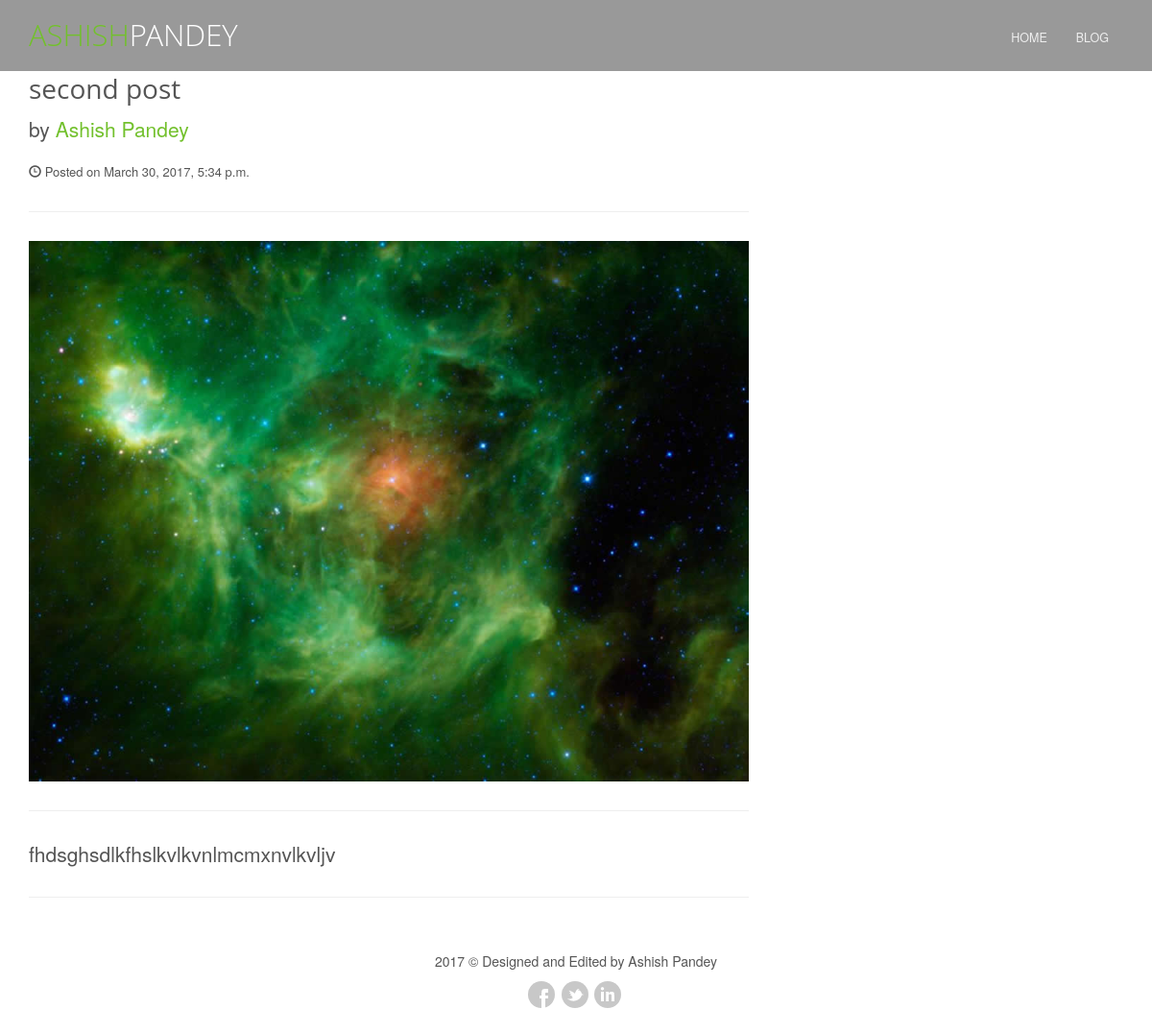
The page /read/fff/ on the database its author committed.
### blog/models.py (models this page shows, shortened)
class Entry(models.Model):
    title = models.CharField(max_length=255)
    slug = models.SlugField(unique=True)
    created = models.DateTimeField(auto_now_add=True)
    modified = models.DateTimeField(auto_now=True)
    image = models.ImageField(upload_to='media',default='No image')
    perex = models.TextField(max_length=2000,default='Oops Nothing here!!')
    content = models.TextField()
    def __str__(self):
        return self.title
    class Meta:
        verbose_name="Blog"
        verbose_name_plural= "Blogs"
        ordering = ["-created"]

### blog/views.py (the view)
# urls.py: url(r'^read/(?P<slug>[\w-]+)/$', views.post, name='post'),
def post(request, slug):
	post = get_object_or_404(models.Entry, slug = slug)
	return render(request, "post.html", {'post': post})

### blog/templates/post.html (shortened to what this page needs)
<!DOCTYPE html>
<html lang="en">
<head>
    {% load static %}
    <link rel="stylesheet" href="{% static 'assets/plugins/bootstrap/css/bootstrap.min.css' %}">
    <link href="{% static 'assets/css/blog-post.css' %}" rel="stylesheet">
    <link rel="stylesheet" href="{% static 'assets/css/one.style.css' %}">
	<link rel="stylesheet" href="{% static 'assets/css/footers/footer-v7.css' %}">
	<link rel="stylesheet" href="{% static 'assets/plugins/animate.css' %}">
	<link rel="stylesheet" href="{% static 'assets/plugins/line-icons/line-icons.css' %}">
	<link rel="stylesheet" href="{% static 'assets/plugins/font-awesome/css/font-awesome.min.css' %}">
	<link rel="stylesheet" href="{% static 'assets/plugins/pace/pace-flash.css' %}">
	<link rel="stylesheet" href="{% static 'assets/plugins/owl-carousel/owl.carousel.css' %}">
	<link rel="stylesheet" href="{% static 'assets/plugins/cube-portfolio/cubeportfolio/css/cubeportfolio.min.css' %}">
	<link rel="stylesheet" href="{% static 'assets/plugins/cube-portfolio/cubeportfolio/custom/custom-cubeportfolio.css' %}">
	<link rel="stylesheet" href="{% static 'assets/plugins/revolution-slider/rs-plugin/css/settings.css' %}" type="text/css" media="screen">
	<link rel="stylesheet" href="{% static 'assets/css/plugins/style-switcher.css' %}">
	<link rel="stylesheet" href="{% static 'assets/css/theme-colors/default.css' %}" id="style_color">
	<link rel="stylesheet" href="{% static 'assets/css/theme-skins/one.dark.css' %}">
	<link rel="stylesheet" href="{% static 'assets/css/custom.css' %}">
</head>
<body>
    <body id="body" data-spy="scroll" data-target=".one-page-header" class="demo-lightbox-gallery">
	<nav class="one-page-header navbar navbar-default navbar-fixed-top" role="navigation">
		<div class="container">
			<div class="menu-container page-scroll">
				<a class="navbar-brand" href="#intro">
					<span>ASHISH</span>PANDEY
				</a>
			</div>
			<div class="collapse navbar-collapse navbar-ex1-collapse">
				<div class="menu-container">
					<ul class="nav navbar-nav">
						<li class="page-scroll home">
							<a href="/">Home</a>
						</li>
                        <li class="page-scroll home">
							<a href="/blog">Blog</a>
						</li>
                    </ul>
				</div>
			</div>
		</div>
	</nav>
     {% block content %}
    <div class="container">
        <div class="row">
            <div class="col-lg-8">
                <h1>{{ post }}</h1>
                <p class="lead">
                    by <a target="_blank" href="https://www.facebook.com/ashishcool482">Ashish Pandey</a>
                </p>
                <p><span class="glyphicon glyphicon-time"></span> Posted on <span class="date">{{ post.created }}</span></p>
                <hr>
                <img class="img-responsive" src="{{ post.image.url }}" alt="">
                <hr>
                <p class="lead">{{ post.content }}</p>
                <hr>
            </div>
        </div>
    </div>
    {% endblock %}
    <div class="copyright-section">
			<p>2017 &copy; Designed and Edited by Ashish Pandey</p>
			<ul class="social-icons">
				<li><a href="https://www.facebook.com/ashishcool482" data-original-title="Facebook" class="social_facebook rounded-x"></a></li>
				<li><a href="https://twitter.com/ashishcool482" data-original-title="Twitter" class="social_twitter rounded-x"></a></li>
				<li><a href="https://www.linkedin.com/in/ashish-pandey-0127b9112/" data-original-title="Linkedin" class="social_linkedin rounded-x"></a></li>
			</ul>
		</div>
</body>
</html>

### blog/static/assets/css/blog-post.css (style rules this page uses)
body { padding-top: 70px; }

### blog/static/assets/css/one.style.css (style rules this page uses)
body { width: 100%; height: 100%; color: #333; font-size: 13px; line-height: 1.6; }
html { width: 100%; height: 100%; }
h1, h2, h3, h4, h5, h6 { color: #555; }
p, li, li a { color: #555; }
a { color: #72c02c; text-decoration: none; }
a, a:focus, a:hover, a:active { outline: 0 !important; }
.navbar-fixed-bottom .navbar-collapse, .navbar-fixed-top .navbar-collapse { max-height: 100%; }
.one-page-header .navbar-brand { font-size: 31px; font-weight: 200; line-height: 15px; padding: 17px 15px 13px; color: #fff !important; font-family: 'Open Sans', sans-serif; }
.one-page-header .navbar-brand span { color: #72c02c !important; }
.one-page-header { border-bottom: none; background: rgba(0,0,0,0.4); }
.one-page-header .container { position: relative; }
.one-page-header .navbar-nav > li > a { color: #eee; font-size: 12.5px; text-transform: uppercase; padding: 17px 15px 13px; }
.one-page-header .navbar-nav > li > a:before { left: -3px; top: 15px; z-index: 2; color: #eee; font-size: 4px; content: "\f10c"; margin-right: 6px; position: absolute; font-family: FontAwesome; }
.one-page-header .navbar-nav > li.home > a:before { content: ""; }
@media (min-width: 992px) { .one-page-header.navbar { padding: 12px 0; -webkit-transition: background .3s ease-in-out,padding .3s ease-in-out; -moz-transition: background .3s ease-in-out,padding .3s ease-in-out; transition: background .3s ease-in-out,padding .3s ease-in-out; } }
@media (min-width: 992px) { .one-page-header.navbar .navbar-nav { float: right; } }

### blog/static/assets/css/footers/footer-v7.css (style rules this page uses)
.copyright-section { z-index: 1; background: #fff; position: relative; text-align: center; padding: 25px 0 20px; }
.copyright-section p { font-size: 14px; }
.copyright-section ul.social-icons li { margin-bottom: 0; padding: 0; }

### blog/static/assets/css/theme-skins/one.dark.css (style rules this page uses)
body.dark p, li, li a { color: #777; }

### blog/static/assets/css/app.css (style rules this page uses)
* { border-radius: 0; }
a, a:focus, a:hover, a:active, button, button:hover { outline: 0 !important; }
hr { margin: 30px 0; }
h1 { font-size: 28px; line-height: 35px; }
h1, h2, h3, h4, h5, h6 { color: #555; margin-top: 5px; text-shadow: none; font-weight: normal; font-family: "Open Sans", Arial, sans-serif; }
.date { font-size: small; }
.social-icons { margin: 0; padding: 0; }
.social-icons li { list-style: none; margin-right: 3px; margin-bottom: 5px; text-indent: -9999px; display: inline-block; }
.social-icons li a, a.social-icon { width: 28px; height: 28px; display: block; background-position: 0 0; background-repeat: no-repeat; transition: all 0.3s ease-in-out; -o-transition: all 0.3s ease-in-out; -ms-transition: all 0.3s ease-in-out; -moz-transition: all 0.3s ease-in-out; -webkit-transition: all 0.3s ease-in-out; }
.social_facebook { background: url(../img/icons/social/facebook.png) no-repeat; }
.social_linkedin { background: url(../img/icons/social/linkedin.png) no-repeat; }
.social_twitter { background: url(../img/icons/social/twitter.png) no-repeat; }
.rounded-x { border-radius: 50% !important; }

### rows shown on the page
Entry: title "second post", created "March 30, 2017, 5:34 p.m.", image (picture), content "fhdsghsdlkfhslkvlkvnlmcmxnvlkvljv"
